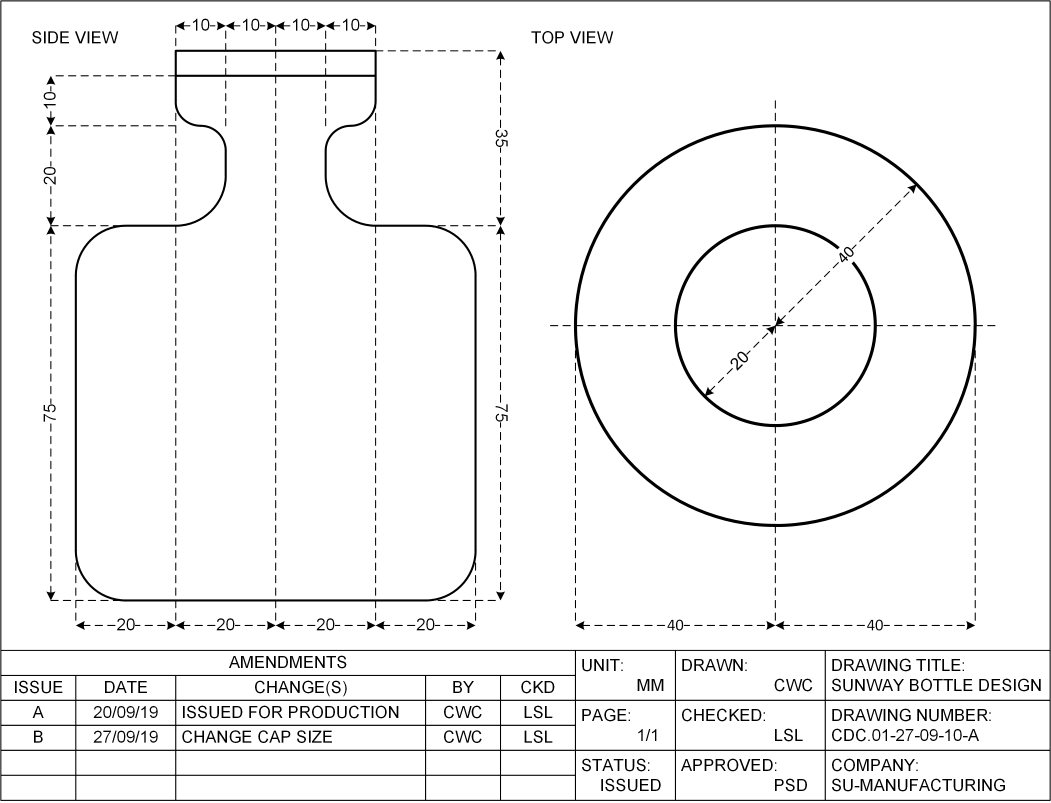
#> input picture sample_drawings/01.png, 3153 x 2409 px (shown at 1/3 size)
$ python test.py
#> lines starting #> are read from the running program, lines starting #| are printed output that depends on the picture; after the words box and inside, x2 and y2 are one past the last pixel; in counts of white or black regions, pixels touching at a corner belong together
#!/usr/bin/env python3
# -*- coding: utf-8 -*-
"""
Created on Sat Nov 28 11:46:05 2020

@author: yywong
"""

import cv2
import numpy as np
import pandas as pd
from matplotlib import pyplot as plt
import pytesseract
import openpyxl

pytesseract.pytesseract.tesseract_cmd = "/usr/local/bin/tesseract"

img_path = '01.png'

img = cv2.imread(img_path, 0)
#> img is the input picture: shape (2409, 3153); min 0, max 255, mean 243.8
img.shape

plt.imshow(img, cmap="gray")


# plot histogram to find number of black pixels in each column
v_counts = np.sum(img==0, axis=1)
#> v_counts = 2409 values, max 3151 at index 3, min 0 at index 0, mean 113.8
# plot the histogram to check the location of the table's vertical lines
#plt.plot(v_counts)

# histogram to find number of black pixels in each row
rotated = cv2.rotate(img, cv2.ROTATE_90_CLOCKWISE)
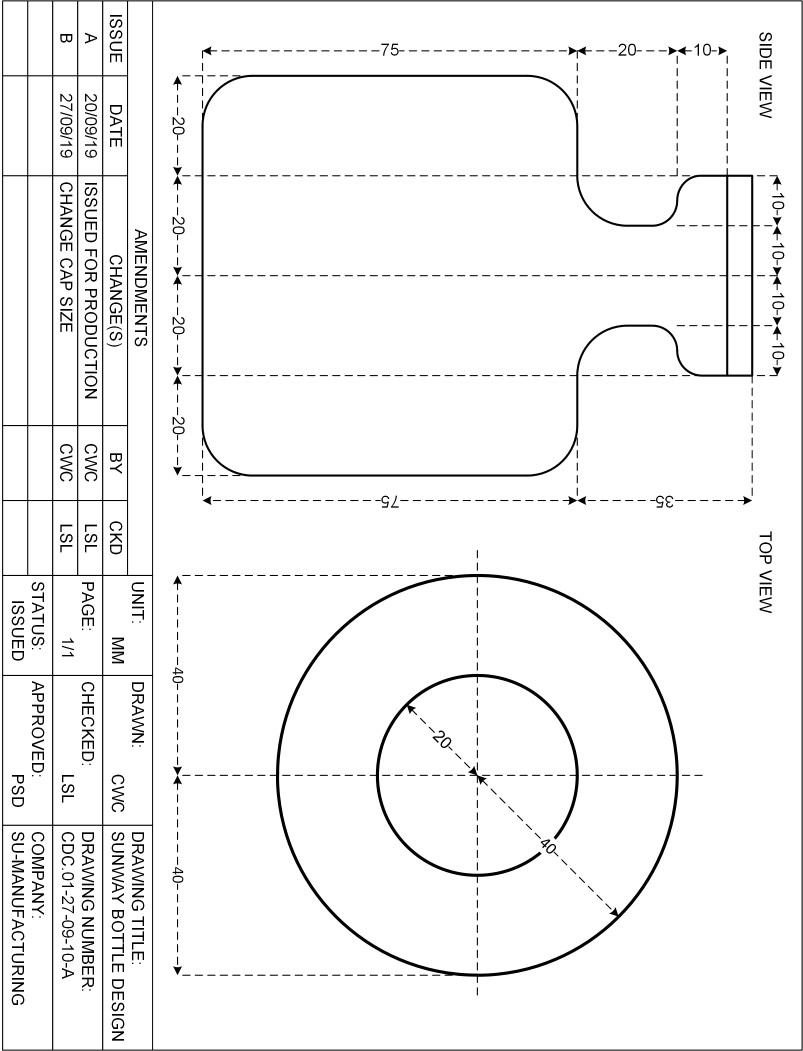
#> rotated: shape (3153, 2409) (shown at 1/3 size); min 0, max 255, mean 243.8
h_counts = np.sum(rotated==0, axis=1)
#> h_counts = 3153 values, max 2401 at index 3, min 0 at index 0, mean 86.95
# plot the histogram to check the location of the table's horizontal lines
#plt.plot(h_counts)

# extract the drawing from the image and save in new .png file
# different methods defined for different layout of image

# horizontal table at the bottom of image
# image no. 1, 2, 3
option = img_path
if option == '01.png' or option == '02.png' or option == '03.png':
    img_drawing = img[0:1900,0:3153]
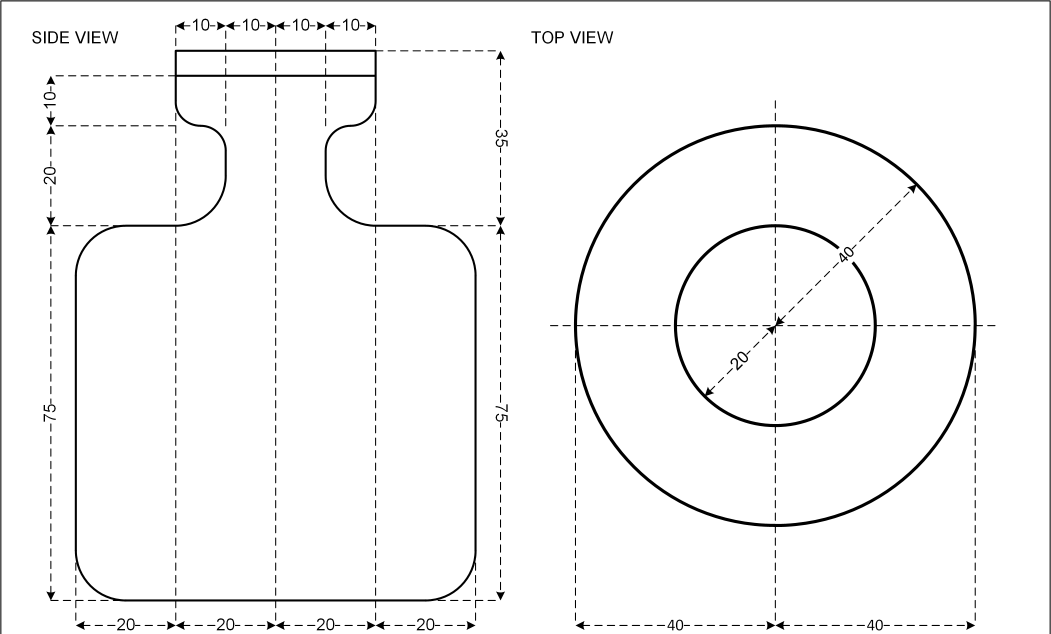
#> img_drawing: shape (1900, 3153) (shown at 1/3 size); min 0, max 255, mean 247.5
    cv2.imwrite('drawing_only.png', img_drawing)
# vertical table at right side of image
# image no. 4,5,6,7
elif option == '04.png' or option == '05.png' or option == '06.png' or option == '07.png':
    img_drawing = img[0:2400,0:2400]
    cv2.imwrite('drawing_only.png', img_drawing)
#vertical table at left side of image
# image no. 8,9,10,11
elif option == '08.png' or option == '09.png' or option == '10.png' or option == '11.png':
    img_drawing = img[0:3153,810:3158]
    cv2.imwrite('drawing_only.png', img_drawing)
# L shape table at bottom right
# image no. 12,13,14,15,16,17,18
elif option == '12.png' or option == '13.png' or option == '14.png' or option == '15.png' or option == '16.png' or option == '17.png' or option == '18.png':
    img_drawing = img[0:1727,0:2360]
    cv2.imwrite('drawing_only.png', img_drawing)
# separated table at bottom of image
# image no. 19,20
elif option == '19.png' or option == '20.png':
    img_drawing = img[0:1500,0:3153]
    cv2.imwrite('drawing_only.png', img_drawing)


# convert image to binary/binarise using predefined threshold value of 128
thresh, img_bin = cv2.threshold(
    img, 128, 255, cv2.THRESH_BINARY | cv2.THRESH_OTSU)
#> img_bin: shape (2409, 3153); 95.5% white; 765 black regions (19 under 20 px), largest, box (x1, y1, x2, y2) and area: (1, 1, 3152, 2403) 98589, (224, 129, 1430, 1825) 43730, (1722, 373, 2949, 1600) 36171
#> thresh = 134

# invert the binarised image
img_bin = 255-img_bin
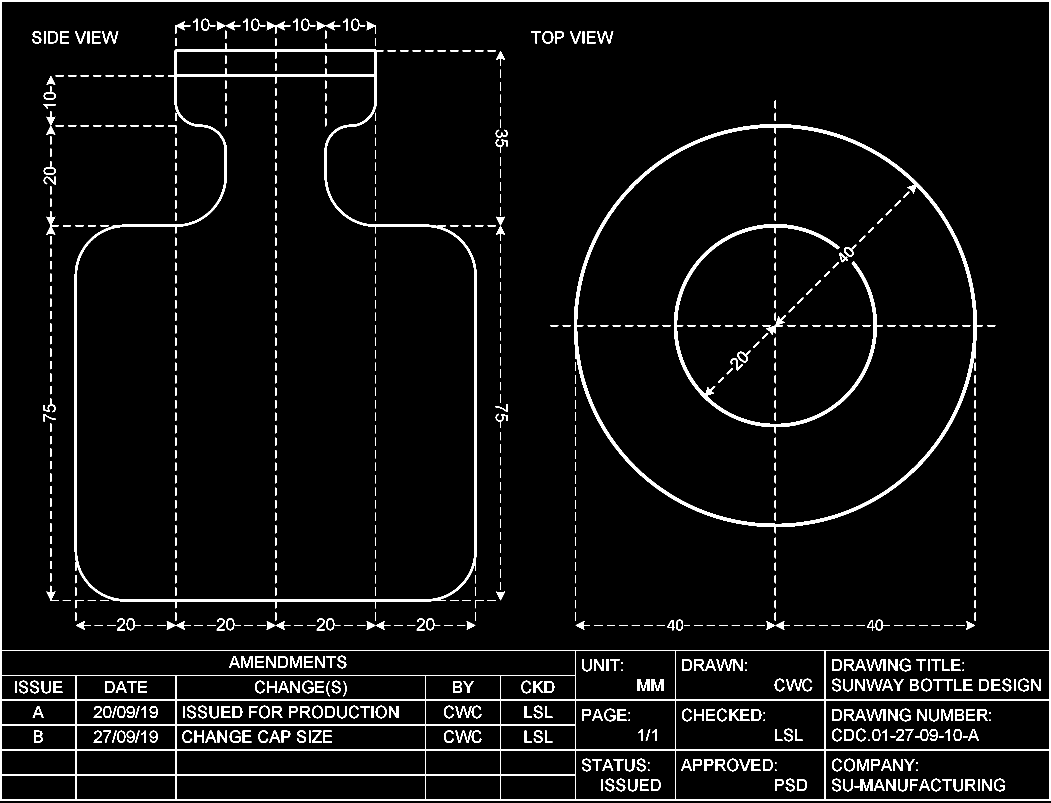
#> img_bin: shape (2409, 3153) (shown at 1/3 size); 4.5% white; 765 white regions (19 under 20 px), largest, box (x1, y1, x2, y2) and area: (1, 1, 3152, 2403) 98589, (224, 129, 1430, 1825) 43730, (1722, 373, 2949, 1600) 36171
# plot image
plotting = plt.imshow(img_bin, cmap='gray')
plt.show()

# countcol(width) of kernel as 100th of total width
kernel_len = np.array(img).shape[1]//100
#> kernel_len = 31
# create vertical kernel to detect vertical lines
ver_kernel = cv2.getStructuringElement(cv2.MORPH_RECT, (1, kernel_len))
#> ver_kernel = 31 values from 1 to 1
# create horizontal kernel to detect horizontal lines
hor_kernel = cv2.getStructuringElement(cv2.MORPH_RECT, (kernel_len, 1))
# kernel with size 2x2
kernel = cv2.getStructuringElement(cv2.MORPH_RECT, (2, 2))

# use the vertical kernel to save the vertical lines in a jpg
image_1 = cv2.erode(img_bin, ver_kernel, iterations=3)
#> image_1: shape (2409, 3153); 0.46% white; 20 white regions (1 under 20 px), largest, box (x1, y1, x2, y2) and area: (1, 46, 4, 2358) 6934, (3149, 46, 3152, 2358) 6934, (224, 830, 231, 1649) 5529
vertical_lines = cv2.dilate(image_1, ver_kernel, iterations=3)
#> vertical_lines: shape (2409, 3153); 0.57% white; 19 white regions, largest, box (x1, y1, x2, y2) and area: (1, 1, 4, 2403) 7204, (3149, 1, 3152, 2403) 7204, (224, 785, 231, 1694) 6159
# Plot the generated image
plotting = plt.imshow(image_1, cmap='gray')
plt.show()

# use the horizontal kernel to save the horizontal lines in a jpg
image_2 = cv2.erode(img_bin, hor_kernel, iterations=3)
#> image_2: shape (2409, 3153); 1.2% white; 17 white regions, largest, box (x1, y1, x2, y2) and area: (46, 2099, 3107, 2103) 12244, (46, 2249, 3107, 2253) 12244, (46, 2399, 3107, 2403) 12242
horizontal_lines = cv2.dilate(image_2, hor_kernel, iterations=3)
#> horizontal_lines: shape (2409, 3153); 1.3% white; 17 white regions, largest, box (x1, y1, x2, y2) and area: (1, 2099, 3152, 2103) 12604, (1, 2249, 3152, 2253) 12604, (1, 2399, 3152, 2403) 12602
# plot the image
plotting = plt.imshow(image_2, cmap='gray')
plt.show()

# merge horizontal and vertical lines in a new image
img_vh = cv2.addWeighted(vertical_lines, 0.5, horizontal_lines, 0.5, 0.0)
# eroding and thesholding
img_vh = cv2.erode(~img_vh, kernel, iterations=2)
thresh, img_vh = cv2.threshold(
    img_vh, 128, 255, cv2.THRESH_BINARY | cv2.THRESH_OTSU)
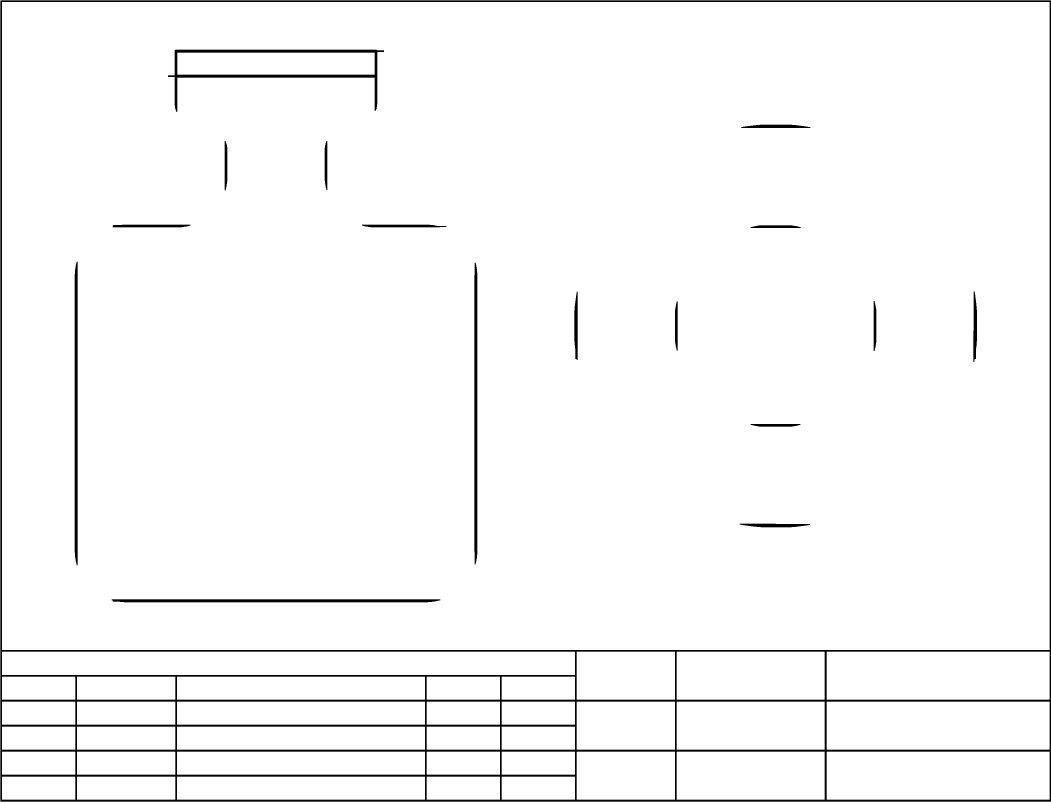
#> img_vh: shape (2409, 3153) (shown at 1/3 size); 97.3% white; 17 black regions
#> thresh = 127
bitxor = cv2.bitwise_xor(img, img_vh)
bitnot = cv2.bitwise_not(bitxor)
# plot the image
plotting = plt.imshow(bitnot, cmap='gray')
plt.show()

# find contours for box detection
contours, hierarchy = cv2.findContours(
    img_vh, cv2.RETR_TREE, cv2.CHAIN_APPROX_SIMPLE)
#> contours = 54 contours; largest, box (x1, y1, x2, y2) and area: (6, 6, 3149, 1950) 6104906, (6, 1955, 1725, 2025) 118542, (2480, 2255, 3149, 2399) 95524, (2480, 2105, 3149, 2249) 95524, (2480, 1955, 3149, 2099) 95524

def sort_contours(cnts, method="left-to-right"):
#> called with method = 'top-to-bottom'
    reverse = False
    i = 0
    if method == "right-to-left" or method == "bottom-to-top":
        reverse = True
    if method == "top-to-bottom" or method == "bottom-to-top":
        i = 1
    boundingBoxes = [cv2.boundingRect(c) for c in cnts]
#> boundingBoxes = 54 items, first 6: (1505, 2330, 220, 69), (1280, 2330, 220, 69), (531, 2330, 744, 69), (231, 2330, 295, 69), (6, 2330, 220, 69), (2480, 2255, 669, 144)
    (cnts, boundingBoxes) = zip(*sorted(zip(cnts, boundingBoxes),
                                        key=lambda b: b[1][i], reverse=reverse))
#> cnts = 54 contours; largest, box (x1, y1, x2, y2) and area: (6, 6, 3149, 1950) 6104906, (6, 1955, 1725, 2025) 118542, (2480, 1955, 3149, 2099) 95524, (2480, 2105, 3149, 2249) 95524, (2480, 2255, 3149, 2399) 95524; boundingBoxes = 54 items, first 6: (0, 0, 3153, 2409), (6, 6, 3143, 1944), (503, 148, 650, 189), (532, 158, 592, 66), (2223, 373, 209, 12), (973, 422, 10, 149)
    return (cnts, boundingBoxes)

# sort the countours
contours, boundingBoxes = sort_contours(contours, method="top-to-bottom")
#> contours has the same summary as cnts in sort_contours
# make list of height of all the boxes
heights = [boundingBoxes[i][3] for i in range(len(boundingBoxes))]
#> heights = 54 values, max 2409 at index 0, min 10 at index 7, mean 196.6
# calculate mean
mean = np.mean(heights)
#> mean = 196.6

# list box to store the boxes
box = []
# get position (x,y), width and height for every contour and show on the image
for c in contours:
    x, y, w, h = cv2.boundingRect(c)
    if (w < 1000 and h < 500):
        image = cv2.rectangle(img, (x, y), (x+w, y+h), (0, 255, 0), 2)
        box.append([x, y, w, h])
#> this loop made 54 passes
#> (c, x, y, w, h) on passes 2, 4, 20, 21, 22, 23, 24, 25: ([[6, 6], [6, 1949], [3148, 1949], [3148, 6]], 6, 6, 3143, 1944), ([[532, 158], [532, 223], [1123, 223], [1123, 158]], 532, 158, 592, 66), ([[2480, 1955], [2480, 2098], [3148, 2098], [3148, 1955]], 2480, 1955, 669, 144), ([[2030, 1955], [2030, 2098], [2473, 2098], [2473, 1955]], 2030, 1955, 444, 144), ([[1730, 1955], [1730, 2098], [2024, 2098], [2024, 1955]], 1730, 1955, 295, 144), ([[6, 1955], [6, 2024], [1724, 2024], [1724, 1955]], 6, 1955, 1719, 70), ([[1505, 2030], [1505, 2098], [1724, 2098], [1724, 2030]], 1505, 2030, 220, 69), ([[1280, 2030], [1280, 2098], [1499, 2098], [1499, 2030]], 1280, 2030, 220, 69)
#> (x, y, w, h) on passes 1, 3, 5, 6, 7, 8: (0, 0, 3153, 2409), (503, 148, 650, 189), (2223, 373, 209, 12), (973, 422, 10, 149), (673, 422, 10, 150), (1085, 673, 255, 10)
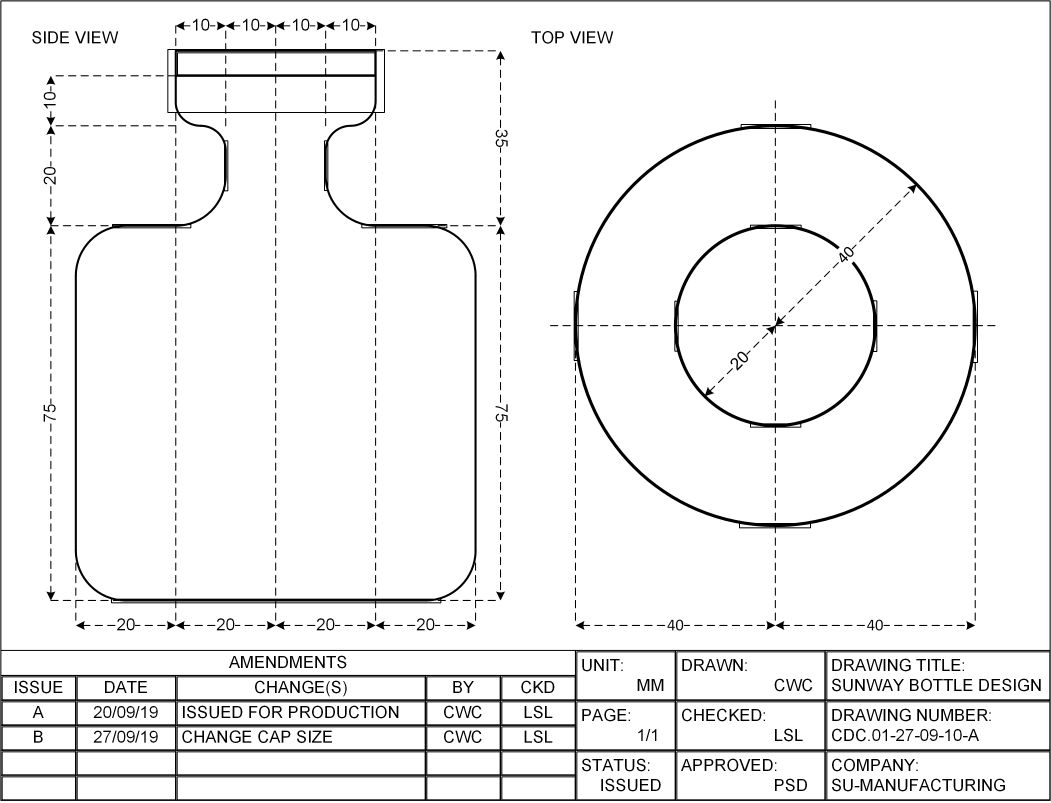
#> img: shape (2409, 3153) (shown at 1/3 size); 1.32% of pixels changed, all inside (x1, y1, x2, y2) = (5, 147, 3149, 2400)
#> after the loop, box = 49 items, first 6: [503, 148, 650, 189], [532, 158, 592, 66], [2223, 373, 209, 12], [973, 422, 10, 149], [673, 422, 10, 150], [1085, 673, 255, 10]

plotting = plt.imshow(image, cmap='gray')
plt.show()

# make two lists to define row and column where cell is located
row = []
column = []
j = 0

# sort the boxes to their respective row and column
for i in range(len(box)):

    if(i == 0):
        column.append(box[i])
        previous = box[i]

    else:
        if(box[i][1] <= previous[1]+mean/2):
            column.append(box[i])
            previous = box[i]

            if(i == len(box)-1):
                row.append(column)

        else:
            row.append(column)
            column = []
            previous = box[i]
            column.append(box[i])
#> this loop made 49 passes
#> previous on passes 1 to 12: [503, 148, 650, 189], [532, 158, 592, 66], [2223, 373, 209, 12], [973, 422, 10, 149], [673, 422, 10, 150], [1085, 673, 255, 10], [337, 673, 235, 10], [2251, 675, 152, 10], [2919, 873, 13, 214], [1722, 874, 12, 207], [2620, 902, 10, 152], [2024, 903, 10, 150]
#> after the loop, row = 8 items

print(column)
#> (printed output is left out)
print(row)
#> (printed output is left out)

# count max number of cells
countcol = 0
for i in range(len(row)):
    countcol = len(row[i])
    if countcol > countcol:
        countcol = countcol
#> this loop made 8 passes
#> countcol on passes 1 to 8: 2, 3, 3, 4, 1, 1, 1, 34

# find center of each column
center = [int(row[i][j][0]+row[i][j][2]/2)
          for j in range(len(row[i])) if row[0]]
#> center = 34 values, max 2814 at index 0, min 116 at index 7, mean 1260

center = np.array(center)
center.sort()
print(center)
#| [ 116  116  116  116  116  378  378  378  378  378  903  903  903  903
#|   903 1390 1390 1390 1390 1390 1615 1615 1615 1615 1615 1877 1877 1877
#|  2252 2252 2252 2814 2814 2814]


# arrange boxes by distance to the center of the column
finalboxes = []
for i in range(len(row)):
    lis = []
    for k in range(countcol):
        lis.append([])
    for j in range(len(row[i])):
        diff = abs(center-(row[i][j][0]+row[i][j][2]/4))
        minimum = min(diff)
        indexing = list(diff).index(minimum)
        lis[indexing].append(row[i][j])
    finalboxes.append(lis)
#> this loop made 8 passes
#> after the loop, finalboxes = 8 items


# extract via pytesseract and put in a list
outer = []
for i in range(len(finalboxes)):
    for j in range(len(finalboxes[i])):
        inner = ''
        if(len(finalboxes[i][j]) == 0):
            outer.append(' ')
        else:
            for k in range(len(finalboxes[i][j])):
                y, x, w, h = finalboxes[i][j][k][0], finalboxes[i][j][k][1], finalboxes[i][j][k][2], finalboxes[i][j][k][3]
                finalimg = bitnot[x:x+h, y:y+w]
                kernel = cv2.getStructuringElement(cv2.MORPH_RECT, (2, 1))
                border = cv2.copyMakeBorder(
                    finalimg, 2, 2, 2, 2, cv2.BORDER_CONSTANT, value=[255, 255])
                resizing = cv2.resize(border, None, fx=2,
                                      fy=2, interpolation=cv2.INTER_CUBIC)
                dilation = cv2.dilate(resizing, kernel, iterations=1)
                erosion = cv2.erode(dilation, kernel, iterations=2)

#> (the run stopped early here; a loop or call above may not have finished)
